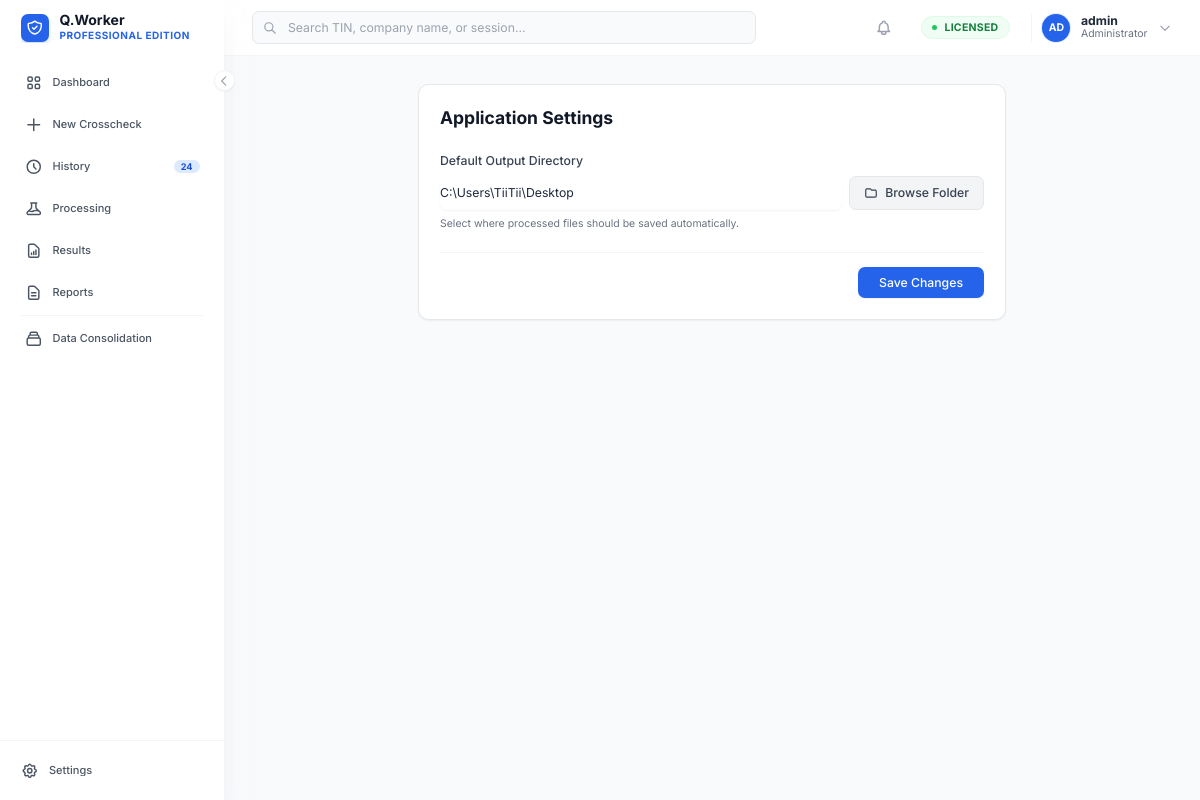
Before: /core/settings/ (signed in) with the older database file.
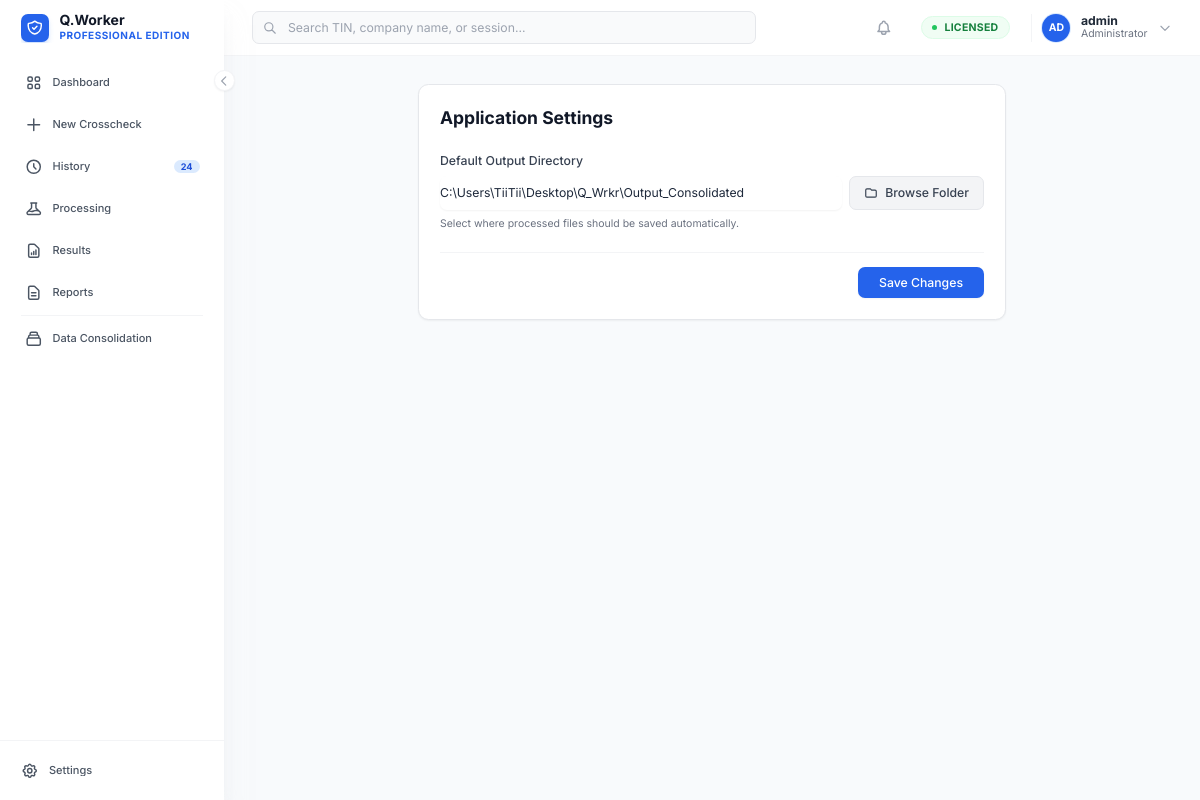
After: the same page with the newer database file.
### core/models.py (models this page shows, shortened)
class UserSettings(models.Model):
    user = models.OneToOneField(User, on_delete=models.CASCADE, related_name='settings')
    default_output_dir = models.CharField(
        max_length=500,
        default=os.path.join(os.path.expanduser("~"), "QWorker_Output"),
        help_text="Absolute path to the directory where processed files will be saved."
    )

### core/views.py (the view, shortened to what this page needs)
# urls.py: path('settings/', views.settings_view, name='settings'),
@login_required
def settings_view(request):
    user_settings, created = UserSettings.objects.get_or_create(user=request.user)
    return render(request, 'core/settings.html', {'settings': user_settings})

### core/templates/core/settings.html (shortened to what this page needs)
{% extends 'base.html' %} {% block title %}Settings{% endblock %} {% block content %}
<div class="max-w-2xl mx-auto">
    <div class="bg-white rounded-xl shadow-sm border border-gray-200 p-6">
        <h2 class="text-xl font-bold text-gray-900 mb-6">Application Settings</h2>
        <form method="POST" class="space-y-6">
            <div>
                <label class="block text-sm font-medium text-gray-700 mb-2"> Default Output Directory </label>
                <div class="flex gap-2">
                    <input type="text" name="output_dir" id="pathInput" value="{{ settings.default_output_dir }}" class="flex-1 rounded-lg border-gray-300 shadow-sm focus:border-blue-500 focus:ring-blue-500 text-sm" placeholder="C:/Users/..." />
                    <button type="button" onclick="triggerNativeBrowse()" id="browseBtn" class="px-4 py-2 bg-gray-100 text-gray-700 rounded-lg hover:bg-gray-200 border border-gray-200 text-sm font-medium flex items-center gap-2 transition-colors">
                        <svg class="w-4 h-4" fill="none" stroke="currentColor" viewBox="0 0 24 24"><path stroke-linecap="round" stroke-linejoin="round" stroke-width="2" d="M3 7v10a2 2 0 002 2h14a2 2 0 002-2V9a2 2 0 00-2-2h-6l-2-2H5a2 2 0 00-2 2z"></path></svg>
                        Browse Folder
                    </button>
                </div>
                <p class="mt-2 text-xs text-gray-500">Select where processed files should be saved automatically.</p>
            </div>
            <div class="pt-4 border-t border-gray-100 flex justify-end">
                <button type="submit" class="px-6 py-2 bg-blue-600 text-white rounded-lg text-sm font-medium hover:bg-blue-700 shadow-sm transition-colors">Save Changes</button>
            </div>
        </form>
    </div>
</div>
{% endblock %}

Changed rows visible on the page:
changed UserSettings: output_dir "C:\\Users\\TiiTii\\Desktop" → "C:\\Users\\TiiTii\\Desktop\\Q_Wrkr\\Output_Consolidated"
